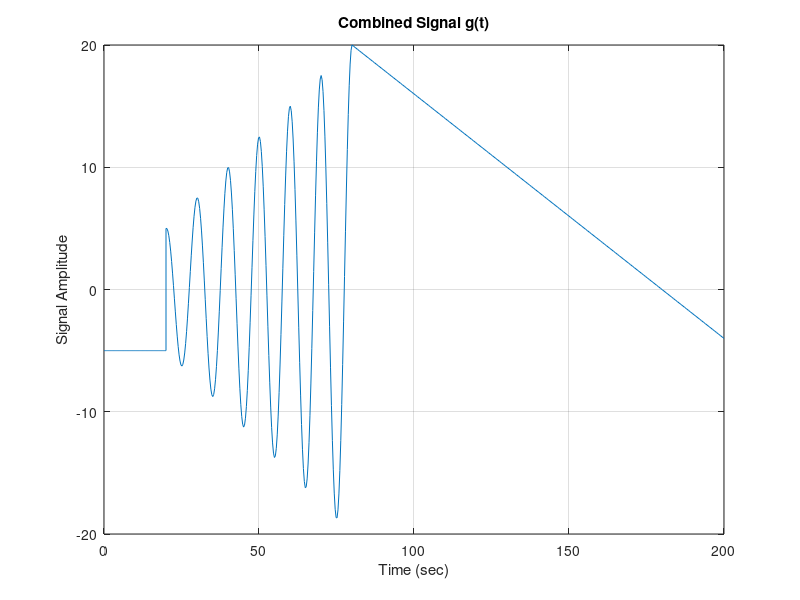

The MATLAB script that drew this image:
%% Signals and Systems Laboratory 1
%           Exercise 5
%           Logical operators in vectors and signals
clc;
clear;

%% Logical operators
x = [-2.5 6.23 7.98 -3.462 1.021 -9.12 -6.92];

% Determine which elements of x are positive
positiveElements = x > 0;
disp("Postions of positive elements");
disp("");
disp(positiveElements);
% Extract the positive elements from x
positiveValues = x(positiveElements);
disp("x(x>0)");
disp("");
disp(positiveValues);
% Determine which elements of x are negative
negativeElements = x < 0;
disp("Postions of negative elements");
disp("");
disp(negativeElements);
% Extract the negative elements from x
negativeValues = x(negativeElements);
disp("x(x<0)");
disp("");
disp(negativeValues);

%% Multiple signal
N = 200;

t1 = linspace(0,20,N);
t2 = linspace(20,80,N);
t3 = linspace(80,200,N);
t = [t1 t2 t3];
g1 = -5.*ones(1,length(t1));
g2 = (t2/4).*cos(2*pi*t2/10);
g3 = 36 - t3/5;

g = [g1 g2 g3];

figure(1);
clf;
plot(t, g);
xlabel('Time (sec)');
ylabel('Signal Amplitude');
title('Combined Signal g(t)');
grid on;
